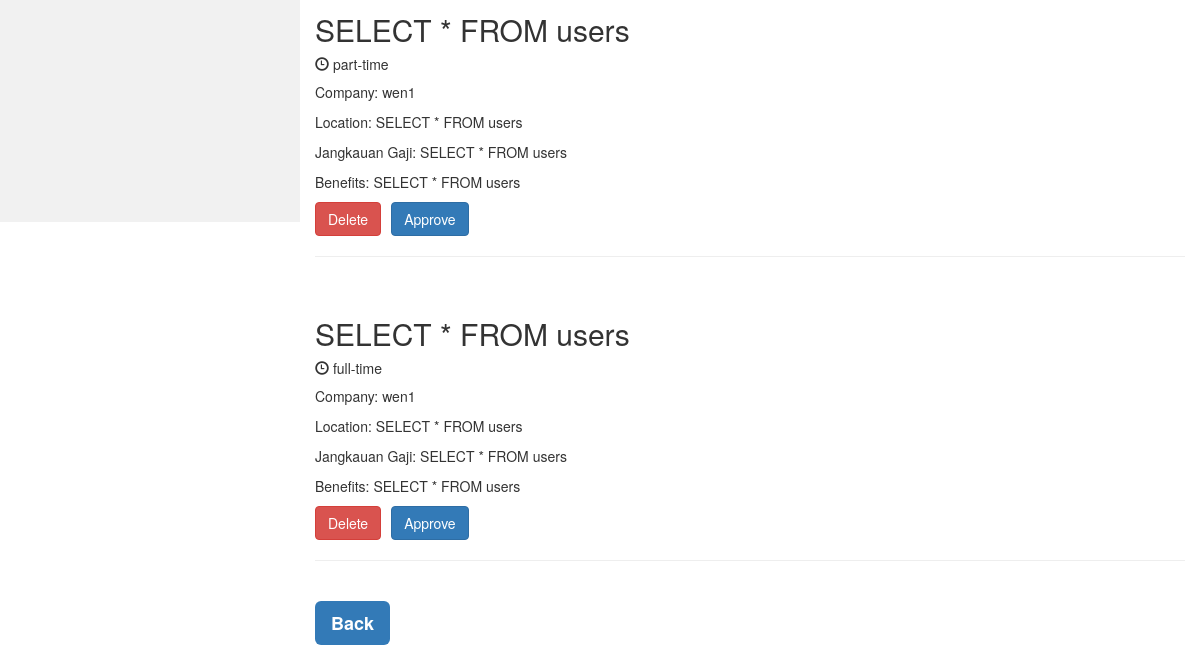
The app's page /main/html/admin-reviewlistings.php (signed in, lower part), older data.
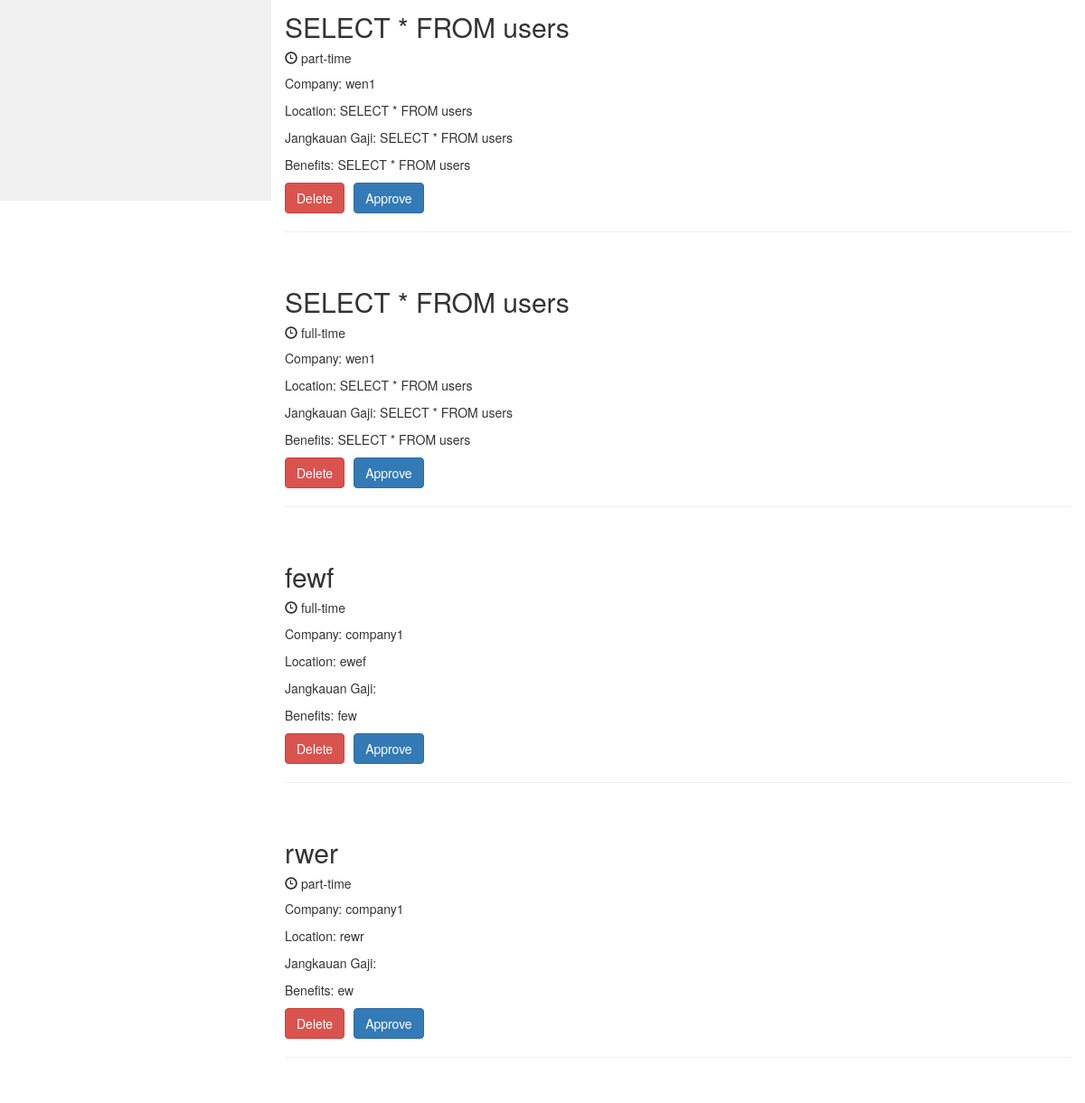
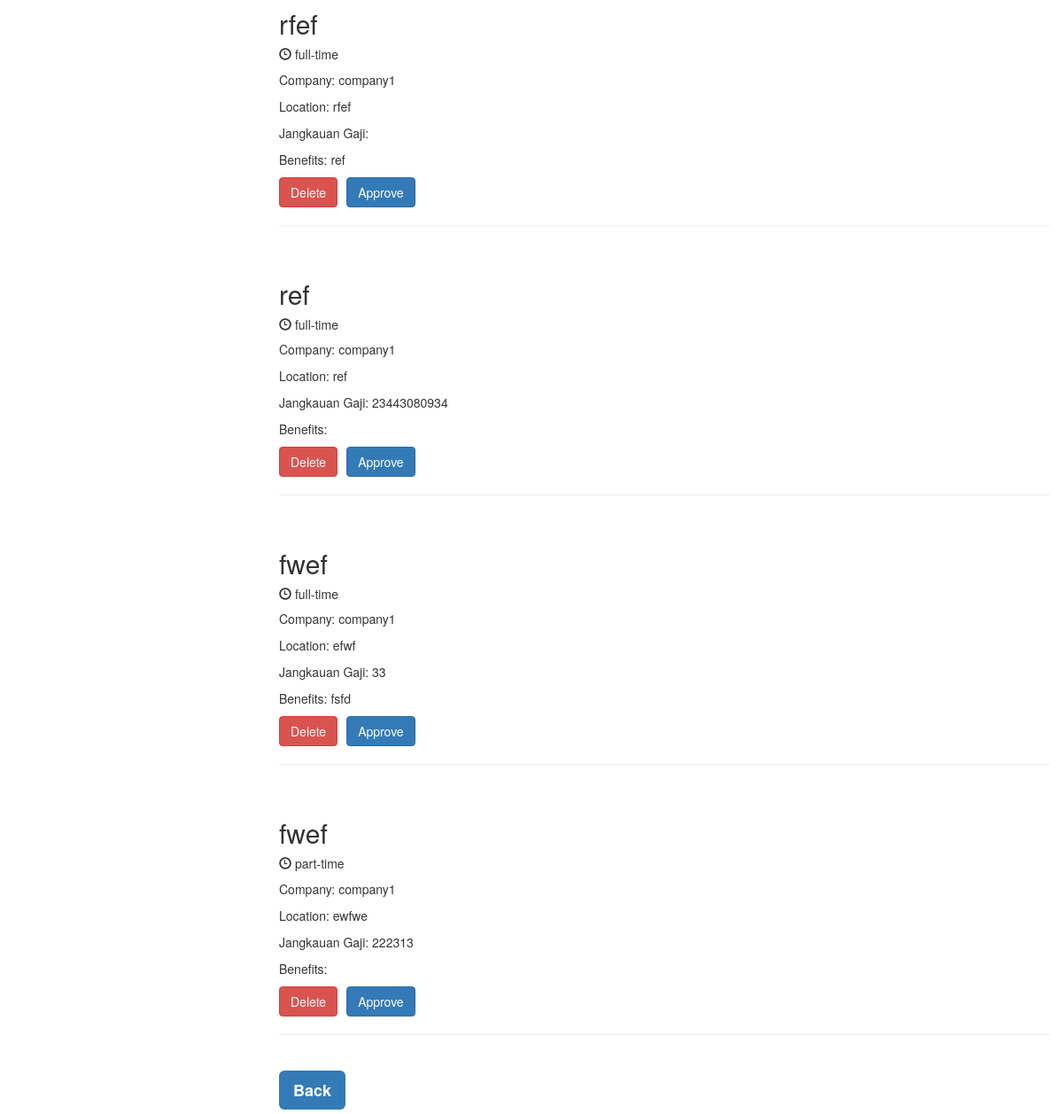
The same page, newer data (2 pictures, top to bottom).
### tables this page shows
CREATE TABLE `job_listings` (
  `id` int(11) NOT NULL,
  `username` varchar(255) NOT NULL,
  `job_title` varchar(255) NOT NULL,
  `location` varchar(255) DEFAULT NULL,
  `job_description` text NOT NULL,
  `job_type` varchar(50) DEFAULT NULL,
  `salary` varchar(100) DEFAULT NULL,
  `benefits` text DEFAULT NULL
);

### main/html/admin-reviewlistings.php (the view, shortened to what this page needs)
<?php
require '../php/config.php';
$sql = "SELECT id, username, job_title, location, job_description, job_type, salary, benefits FROM job_listings";
$stmt = $conn->prepare($sql);
if (!$stmt->execute()) {
    die("Execute failed: " . $stmt->error);
}
$result = $stmt->get_result();
?>
<!DOCTYPE html>
<html lang="en">
<head>
  <link rel="stylesheet" href="../css/CompanyJobListingStyle.css">
  <link rel="stylesheet" href="https://maxcdn.bootstrapcdn.com/bootstrap/3.4.1/css/bootstrap.min.css">
</head>
<body>
<div class="container-fluid">
  <div class="row content">
    <div class="col-sm-3 sidenav">
      <br>
    </div>
    <div class="col-sm-9">
      <?php
      if ($result->num_rows > 0) {
          while ($row = $result->fetch_assoc()) {
              echo '<h2>' . htmlspecialchars($row["job_title"], ENT_QUOTES, 'UTF-8') . '</h2>';
              echo '<h5><span class="glyphicon glyphicon-time"></span> ' . htmlspecialchars($row["job_type"], ENT_QUOTES, 'UTF-8') . '</h5>';
              echo '<p>Company: ' . htmlspecialchars($row["username"], ENT_QUOTES, 'UTF-8') . '</p>';
              echo '<p>Location: ' . htmlspecialchars($row["location"], ENT_QUOTES, 'UTF-8') . '</p>';
              echo '<p>Jangkauan Gaji: ' . htmlspecialchars($row["salary"], ENT_QUOTES, 'UTF-8') . '</p>';
              echo '<p>Benefits: ' . htmlspecialchars($row["benefits"], ENT_QUOTES, 'UTF-8') . '</p>';
              echo '<form method="POST" action="../php/config.php" style="display:inline;">';
              echo '<button type="submit" name="delete" class="btn btn-danger">Delete</button>';
              echo '</form>';
              echo '<form method="POST" action="../php/config.php" style="display:inline;">';
              echo '<button type="submit" name="approve" class="btn btn-primary" style="margin-left: 10px;">Approve</button>';
              echo '</form>';
              echo '<hr><br>';
          }
      } else {
          echo "<p>No job listings found.</p>";
      }
      ?>
      <a href="./adminpanel.php">
        <label type="button" class="btn-lg btn-primary">Back</label>
      </a>
    </div>
  </div>
</div>
</body>
</html>

### main/css/CompanyJobListingStyle.css (style rules this page uses)
.row.content { height: 1500px }
.sidenav { background-color: #f1f1f1; height: 100%; }

Row changes from the older to the newer data that the page shows:
added job_listings: job_title "fewf", job_type "full-time", username "company1", location "ewef", benefits "few"
added job_listings: job_title "rwer", job_type "part-time", username "company1", location "rewr", benefits "ew"
added job_listings: job_title "rfef", job_type "full-time", username "company1", location "rfef", benefits "ref"
added job_listings: job_title "ref", job_type "full-time", username "company1", location "ref", salary "23443080934"
added job_listings: job_title "fwef", job_type "full-time", username "company1", location "efwf", salary "33", benefits "fsfd"
added job_listings: job_title "fwef", job_type "part-time", username "company1", location "ewfwe", salary "222313"
